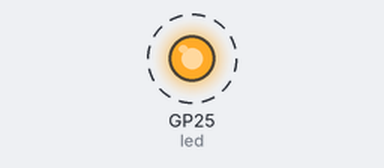
This program was run on a simulated Raspberry Pi Pico running MicroPython. Shown: output pins drawn as LEDs (lit = HIGH). Dashed ring = blinking.

Above: at 0.2 s.
Timing chart, 0 to 3.0 s (numbered marks = the images above):
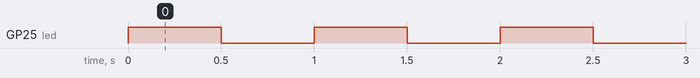

The program:

OnboardLed.py
```python
from machine import Pin
from time import sleep

# Initialize the Onboard LED pin (GP25 of 'LED') as an output
led = Pin(25, Pin.OUT)

# Blink the LED in a loop
def ToggleState():
    led.toggle()  # Toggle the LED state (on/off)
    sleep(0.5)    # Wait for 0.5 seconds

# repeat process forever
while True:
    ToggleState()
```

Measured:
- by itself, GP25 (led): alternates HIGH for 0.50 s and LOW for 0.50 s
